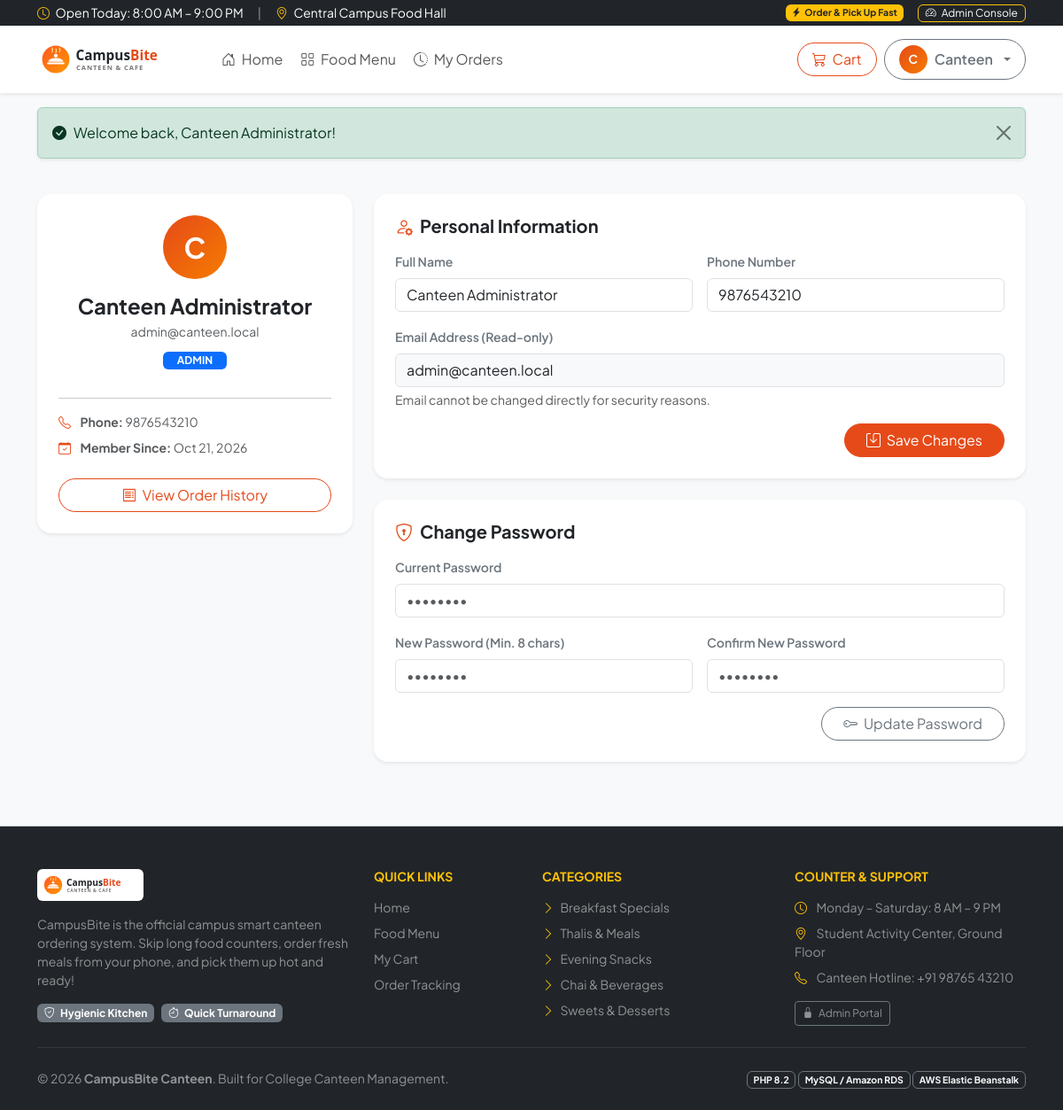
The app's page /profile.php (signed in) with its own data.
### tables this page shows
CREATE TABLE `users` (
    `id` INT AUTO_INCREMENT PRIMARY KEY,
    `name` VARCHAR(100) NOT NULL,
    `email` VARCHAR(150) NOT NULL UNIQUE,
    `phone` VARCHAR(20) NOT NULL,
    `password_hash` VARCHAR(255) NOT NULL,
    `role` ENUM('customer', 'admin') NOT NULL DEFAULT 'customer',
    `created_at` TIMESTAMP NOT NULL DEFAULT CURRENT_TIMESTAMP,
    INDEX `idx_users_role` (`role`),
    INDEX `idx_users_email` (`email`)
);

### config/app.php (called while the page is built, shortened)
<?php
function getBaseUrl(): string {
    static $baseUrl = null;
    if ($baseUrl !== null) {
        return $baseUrl;
    }
    $protocol = (!empty($_SERVER['HTTPS']) && $_SERVER['HTTPS'] !== 'off') ||
                (!empty($_SERVER['HTTP_X_FORWARDED_PROTO']) && $_SERVER['HTTP_X_FORWARDED_PROTO'] === 'https')
                ? 'https://' : 'http://';
    $host = $_SERVER['HTTP_HOST'] ?? 'localhost';
    $scriptName = str_replace('\\', '/', $_SERVER['SCRIPT_NAME'] ?? '');
    if (str_contains($scriptName, '/admin/')) {
        $dir = substr($scriptName, 0, strpos($scriptName, '/admin/'));
    } else {
        $dir = dirname($scriptName);
    }
    $dir = trim(str_replace('\\', '/', $dir), '/');
    $baseUrl = $protocol . $host . ($dir !== '' ? '/' . $dir : '');
    return rtrim($baseUrl, '/');
}

### includes/auth.php (called while the page is built, shortened)
<?php
function isLoggedIn(): bool {
    return !empty($_SESSION['user_id']);
}
function isAdmin(): bool {
    return isLoggedIn() && isset($_SESSION['user_role']) && $_SESSION['user_role'] === 'admin';
}
function getCurrentUser(): ?array {
    return [
        'id'    => $_SESSION['user_id'],
        'name'  => $_SESSION['user_name'] ?? 'User',
        'email' => $_SESSION['user_email'] ?? '',
        'phone' => $_SESSION['user_phone'] ?? '',
        'role'  => $_SESSION['user_role'] ?? 'customer'
    ];
}

### profile.php (the view, shortened to what this page needs)
<?php
require_once __DIR__ . '/config/app.php';
require_once __DIR__ . '/includes/functions.php';
require_once __DIR__ . '/includes/auth.php';
$pdo = Database::getConnection();
$userId = $_SESSION['user_id'];
$stmt = $pdo->prepare("SELECT id, name, email, phone, role, created_at FROM users WHERE id = ?");
$stmt->execute([$userId]);
$user = $stmt->fetch();
require_once __DIR__ . '/includes/header.php';
?>
<div class="container py-4">
    <div class="row g-4">
        <div class="col-lg-4">
            <div class="card border-0 shadow-sm rounded-4 text-center p-4 bg-white">
                <div class="avatar-circle mx-auto mb-3" style="width: 72px; height: 72px; font-size: 2rem;">
                    <?= strtoupper(substr($user['name'], 0, 1)) ?>
                </div>
                <h4 class="fw-bold text-dark mb-1"><?= e($user['name']) ?></h4>
                <p class="text-muted small mb-2"><?= e($user['email']) ?></p>
                <div class="mb-3">
                    <span class="badge bg-primary text-uppercase px-3 py-1.5"><?= e($user['role']) ?></span>
                </div>
                <hr class="my-3 opacity-25">
                <div class="text-start small text-muted">
                    <div class="mb-2"><i class="bi bi-telephone me-2 text-primary"></i> <strong>Phone:</strong> <?= e($user['phone']) ?></div>
                    <div class="mb-2"><i class="bi bi-calendar-check me-2 text-primary"></i> <strong>Member Since:</strong> <?= date('M d, Y', strtotime($user['created_at'])) ?></div>
                </div>
                <a href="my-orders.php" class="btn btn-outline-primary rounded-pill w-100 mt-3">
                    <i class="bi bi-receipt me-1"></i> View Order History
                </a>
            </div>
        </div>
        <div class="col-lg-8">
            <div class="card border-0 shadow-sm rounded-4 p-4 bg-white mb-4">
                <h5 class="fw-bold text-dark mb-3"><i class="bi bi-person-gear me-2 text-primary"></i>Personal Information</h5>
                <form method="POST">
                    <div class="row g-3">
                        <div class="col-md-6">
                            <label class="form-label small fw-semibold text-secondary">Full Name</label>
                            <input type="text" name="name" class="form-control" value="<?= e($user['name']) ?>" required>
                        </div>
                        <div class="col-md-6">
                            <label class="form-label small fw-semibold text-secondary">Phone Number</label>
                            <input type="tel" name="phone" class="form-control" value="<?= e($user['phone']) ?>" required>
                        </div>
                        <div class="col-12">
                            <label class="form-label small fw-semibold text-secondary">Email Address (Read-only)</label>
                            <input type="email" class="form-control bg-light" value="<?= e($user['email']) ?>" readonly>
                            <div class="form-text small">Email cannot be changed directly for security reasons.</div>
                        </div>
                        <div class="col-12 text-end">
                            <button type="submit" class="btn btn-primary rounded-pill px-4">
                                <i class="bi bi-save me-1"></i> Save Changes
                            </button>
                        </div>
                    </div>
                </form>
            </div>
            <div class="card border-0 shadow-sm rounded-4 p-4 bg-white">
                <h5 class="fw-bold text-dark mb-3"><i class="bi bi-shield-lock me-2 text-primary"></i>Change Password</h5>
                <form method="POST">
                    <div class="row g-3">
                        <div class="col-12">
                            <label class="form-label small fw-semibold text-secondary">Current Password</label>
                            <input type="password" name="current_password" class="form-control" placeholder="••••••••" required>
                        </div>
                        <div class="col-md-6">
                            <label class="form-label small fw-semibold text-secondary">New Password (Min. 8 chars)</label>
                            <input type="password" name="new_password" class="form-control" placeholder="••••••••" required minlength="8">
                        </div>
                        <div class="col-md-6">
                            <label class="form-label small fw-semibold text-secondary">Confirm New Password</label>
                            <input type="password" name="confirm_password" class="form-control" placeholder="••••••••" required minlength="8">
                        </div>
                        <div class="col-12 text-end">
                            <button type="submit" class="btn btn-outline-secondary rounded-pill px-4">
                                <i class="bi bi-key me-1"></i> Update Password
                            </button>
                        </div>
                    </div>
                </form>
            </div>
        </div>
    </div>
</div>
<?php require_once __DIR__ . '/includes/footer.php'; ?>

### includes/header.php (shortened to what this page needs)
<?php
require_once dirname(__DIR__) . '/includes/functions.php';
require_once dirname(__DIR__) . '/includes/auth.php';
$currentUser = getCurrentUser();
$baseUrl = getBaseUrl();
$currentPage = basename($_SERVER['PHP_SELF']);
?>
<!DOCTYPE html>
<html lang="en">
<head>
    <link href="https://cdn.jsdelivr.net/npm/bootstrap@5.3.3/dist/css/bootstrap.min.css" rel="stylesheet">
    <link rel="stylesheet" href="https://cdn.jsdelivr.net/npm/bootstrap-icons@1.11.3/font/bootstrap-icons.min.css">
    <link rel="stylesheet" href="<?= $baseUrl ?>/assets/css/style.css">
</head>
<body class="d-flex flex-column min-vh-100 bg-light">
    <div class="top-announcement bg-dark text-white py-1 small">
        <div class="container d-flex justify-content-between align-items-center">
            <div class="d-flex align-items-center gap-3">
                <span><i class="bi bi-clock me-1 text-warning"></i> Open Today: 8:00 AM – 9:00 PM</span>
                <span class="d-none d-md-inline text-white-50">|</span>
                <span class="d-none d-md-inline"><i class="bi bi-geo-alt me-1 text-warning"></i> Central Campus Food Hall</span>
            </div>
            <div class="d-flex align-items-center gap-2">
                <span class="badge bg-warning text-dark"><i class="bi bi-lightning-charge-fill me-1"></i>Order &amp; Pick Up Fast</span>
                <?php if (isAdmin()): ?>
                    <a href="<?= $baseUrl ?>/admin/index.php" class="btn btn-xs btn-outline-warning text-white ms-2 py-0 px-2" style="font-size: 0.75rem;">
                        <i class="bi bi-speedometer2 me-1"></i> Admin Console
                    </a>
                <?php endif; ?>
            </div>
        </div>
    </div>
    <nav class="navbar navbar-expand-lg navbar-light bg-white sticky-top shadow-sm main-navbar">
        <div class="container">
            <a class="navbar-brand d-flex align-items-center" href="<?= $baseUrl ?>/index.php">
                <img src="<?= $baseUrl ?>/assets/images/logo.svg" alt="<?= APP_NAME ?>" height="42" class="d-inline-block align-text-top">
            </a>
            <div class="collapse navbar-collapse" id="navbarContent">
                <ul class="navbar-nav me-auto mb-2 mb-lg-0 ms-lg-3 gap-lg-1">
                    <li class="nav-item">
                        <a class="nav-link <?= ($currentPage === 'index.php') ? 'active fw-bold' : '' ?>" href="<?= $baseUrl ?>/index.php">
                            <i class="bi bi-house-door me-1"></i> Home
                        </a>
                    </li>
                    <li class="nav-item">
                        <a class="nav-link <?= ($currentPage === 'menu.php') ? 'active fw-bold' : '' ?>" href="<?= $baseUrl ?>/menu.php">
                            <i class="bi bi-grid me-1"></i> Food Menu
                        </a>
                    </li>
                    <?php if ($currentUser): ?>
                    <li class="nav-item">
                        <a class="nav-link <?= ($currentPage === 'my-orders.php' || $currentPage === 'order-details.php') ? 'active fw-bold' : '' ?>" href="<?= $baseUrl ?>/my-orders.php">
                            <i class="bi bi-clock-history me-1"></i> My Orders
                        </a>
                    </li>
                    <?php endif; ?>
                </ul>
                <div class="d-flex align-items-center gap-2">
                    <a href="<?= $baseUrl ?>/cart.php" class="btn btn-outline-primary position-relative rounded-pill px-3 py-1.5 cart-nav-btn">
                        <i class="bi bi-cart3 me-1 fs-6"></i>
                        <span class="d-none d-sm-inline">Cart</span>
                    </a>
                    <?php if ($currentUser): ?>
                        <div class="dropdown">
                            <button class="btn btn-outline-secondary dropdown-toggle rounded-pill px-3 py-1.5 d-flex align-items-center gap-2" type="button" id="userMenuDropdown" data-bs-toggle="dropdown" aria-expanded="false">
                                <div class="avatar-circle"><?= strtoupper(substr($currentUser['name'], 0, 1)) ?></div>
                                <span class="d-none d-md-inline fw-semibold"><?= e(explode(' ', $currentUser['name'])[0]) ?></span>
                            </button>
                        </div>
                    <?php endif; ?>
                </div>
            </div>
        </div>
    </nav>
    <div class="container mt-3">
        <?= displayFlashMessages() ?>
    </div>
    <main class="flex-grow-1">

### assets/css/style.css (style rules this page uses)
:root { --primary-color: #e64a19; --primary-hover: #d84315; --primary-light: #ffccbc; --accent-color: #ff9800; --dark-color: #1e293b; --darker-color: #0f172a; --light-bg: #f8fafc; --card-border-radius: 14px; --btn-border-radius: 10px; }
body { font-family: 'Plus Jakarta Sans', -apple-system, BlinkMacSystemFont, "Segoe UI", Roboto, sans-serif; color: #334155; background-color: var(--light-bg); overflow-x: hidden; }
.btn-primary { background-color: var(--primary-color) !important; border-color: var(--primary-color) !important; transition: all 0.2s ease-in-out; }
.btn-outline-primary { color: var(--primary-color) !important; border-color: var(--primary-color) !important; }
.text-primary { color: var(--primary-color) !important; }
.main-navbar { padding: 0.75rem 0; transition: all 0.3s ease; }
.avatar-circle { width: 32px; height: 32px; background: linear-gradient(135deg, #e64a19, #f57c00); color: white; border-radius: 50%; display: inline-flex; align-items: center; justify-content: center; font-weight: 700; font-size: 0.85rem; }

### records on screen
users: name "C", name "Canteen", name "Canteen Administrator", email "admin@canteen.local", role "ADMIN", phone "9876543210", created_at "Oct 21, 2026"

### other values on screen
$text "Welcome back, Canteen Administrator!"
APP_NAME "CampusBite Canteen"
